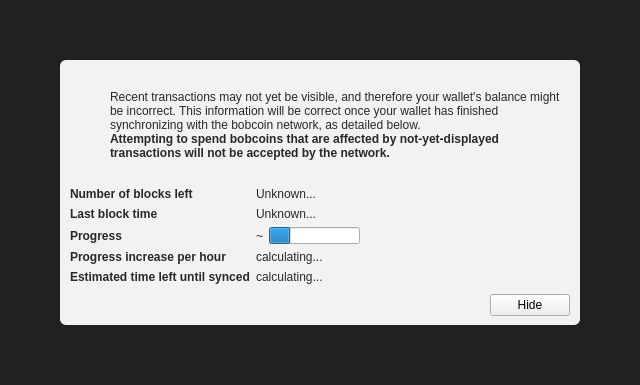
<?xml version="1.0" encoding="UTF-8"?>
<ui version="4.0">
 <class>ModalOverlay</class>
 <widget class="ModalOverlay" name="ModalOverlay">
  <property name="geometry">
   <rect>
    <x>0</x>
    <y>0</y>
    <width>640</width>
    <height>385</height>
   </rect>
  </property>
  <property name="windowTitle">
   <string>Form</string>
  </property>
  <layout class="QVBoxLayout" name="verticalLayout" stretch="0">
   <property name="sizeConstraint">
    <enum>QLayout::SetDefaultConstraint</enum>
   </property>
   <property name="leftMargin">
    <number>0</number>
   </property>
   <property name="topMargin">
    <number>0</number>
   </property>
   <property name="rightMargin">
    <number>0</number>
   </property>
   <property name="bottomMargin">
    <number>0</number>
   </property>
   <item>
    <widget class="QWidget" name="bgWidget" native="true">
     <property name="styleSheet">
      <string notr="true">#bgWidget { background: rgba(0,0,0,220); }</string>
     </property>
     <layout class="QVBoxLayout" name="verticalLayoutMain" stretch="1">
      <property name="leftMargin">
       <number>60</number>
      </property>
      <property name="topMargin">
       <number>60</number>
      </property>
      <property name="rightMargin">
       <number>60</number>
      </property>
      <property name="bottomMargin">
       <number>60</number>
      </property>
      <item>
       <widget class="QWidget" name="contentWidget" native="true">
        <property name="styleSheet">
         <string notr="true">#contentWidget { background: rgba(255,255,255,240); border-radius: 6px; }

QLabel { color: rgb(40,40,40);  }</string>
        </property>
        <layout class="QVBoxLayout" name="verticalLayoutSub" stretch="1,0,0,0">
         <property name="spacing">
          <number>0</number>
         </property>
         <property name="leftMargin">
          <number>10</number>
         </property>
         <property name="topMargin">
          <number>10</number>
         </property>
         <property name="rightMargin">
          <number>10</number>
         </property>
         <property name="bottomMargin">
          <number>10</number>
         </property>
         <item>
          <layout class="QHBoxLayout" name="horizontalLayoutIconText" stretch="0,1">
           <property name="topMargin">
            <number>20</number>
           </property>
           <item>
            <layout class="QVBoxLayout" name="verticalLayoutIcon">
             <property name="leftMargin">
              <number>0</number>
             </property>
             <item>
              <widget class="QPushButton" name="warningIcon">
               <property name="enabled">
                <bool>false</bool>
               </property>
               <property name="text">
                <string/>
               </property>
               <property name="icon">
                <iconset>
                 <normaloff>:/icons/warning</normaloff>
                 <disabledoff>:/icons/warning</disabledoff>:/icons/warning</iconset>
               </property>
               <property name="iconSize">
                <size>
                 <width>48</width>
                 <height>48</height>
                </size>
               </property>
               <property name="flat">
                <bool>true</bool>
               </property>
              </widget>
             </item>
             <item>
              <spacer name="verticalSpacerWarningIcon">
               <property name="orientation">
                <enum>Qt::Vertical</enum>
               </property>
               <property name="sizeHint" stdset="0">
                <size>
                 <width>20</width>
                 <height>40</height>
                </size>
               </property>
              </spacer>
             </item>
            </layout>
           </item>
           <item>
            <layout class="QVBoxLayout" name="verticalLayoutInfoText">
             <property name="leftMargin">
              <number>0</number>
             </property>
             <property name="topMargin">
              <number>0</number>
             </property>
             <item>
              <widget class="QLabel" name="infoText">
               <property name="text">
                <string>Recent transactions may not yet be visible, and therefore your wallet's balance might be incorrect. This information will be correct once your wallet has finished synchronizing with the bobcoin network, as detailed below.</string>
               </property>
               <property name="textFormat">
                <enum>Qt::RichText</enum>
               </property>
               <property name="wordWrap">
                <bool>true</bool>
               </property>
              </widget>
             </item>
             <item>
              <widget class="QLabel" name="infoTextStrong">
               <property name="font">
                <font>
                 <weight>75</weight>
                 <bold>true</bold>
                </font>
               </property>
               <property name="text">
                <string>Attempting to spend bobcoins that are affected by not-yet-displayed transactions will not be accepted by the network.</string>
               </property>
               <property name="textFormat">
                <enum>Qt::RichText</enum>
               </property>
               <property name="wordWrap">
                <bool>true</bool>
               </property>
              </widget>
             </item>
             <item>
              <spacer name="verticalSpacerInTextSpace">
               <property name="orientation">
                <enum>Qt::Vertical</enum>
               </property>
               <property name="sizeHint" stdset="0">
                <size>
                 <width>20</width>
                 <height>40</height>
                </size>
               </property>
              </spacer>
             </item>
            </layout>
           </item>
          </layout>
         </item>
         <item>
          <spacer name="verticalSpacerAfterText">
           <property name="orientation">
            <enum>Qt::Vertical</enum>
           </property>
           <property name="sizeHint" stdset="0">
            <size>
             <width>20</width>
             <height>40</height>
            </size>
           </property>
          </spacer>
         </item>
         <item>
          <layout class="QFormLayout" name="formLayout">
           <property name="fieldGrowthPolicy">
            <enum>QFormLayout::FieldsStayAtSizeHint</enum>
           </property>
           <property name="horizontalSpacing">
            <number>6</number>
           </property>
           <property name="verticalSpacing">
            <number>6</number>
           </property>
           <property name="topMargin">
            <number>10</number>
           </property>
           <item row="0" column="0">
            <widget class="QLabel" name="labelNumberOfBlocksLeft">
             <property name="font">
              <font>
               <weight>75</weight>
               <bold>true</bold>
              </font>
             </property>
             <property name="text">
              <string>Number of blocks left</string>
             </property>
            </widget>
           </item>
           <item row="0" column="1">
            <widget class="QLabel" name="numberOfBlocksLeft">
             <property name="text">
              <string>Unknown...</string>
             </property>
            </widget>
           </item>
           <item row="1" column="0">
            <widget class="QLabel" name="labelLastBlockTime">
             <property name="font">
              <font>
               <weight>75</weight>
               <bold>true</bold>
              </font>
             </property>
             <property name="text">
              <string>Last block time</string>
             </property>
            </widget>
           </item>
           <item row="1" column="1">
            <widget class="QLabel" name="newestBlockDate">
             <property name="sizePolicy">
              <sizepolicy hsizetype="Maximum" vsizetype="Preferred">
               <horstretch>0</horstretch>
               <verstretch>0</verstretch>
              </sizepolicy>
             </property>
             <property name="text">
              <string>Unknown...</string>
             </property>
            </widget>
           </item>
           <item row="2" column="0">
            <widget class="QLabel" name="labelSyncDone">
             <property name="font">
              <font>
               <weight>75</weight>
               <bold>true</bold>
              </font>
             </property>
             <property name="text">
              <string>Progress</string>
             </property>
            </widget>
           </item>
           <item row="2" column="1">
            <layout class="QHBoxLayout" name="horizontalLayoutSync" stretch="0,1">
             <item>
              <widget class="QLabel" name="percentageProgress">
               <property name="text">
                <string notr="true">~</string>
               </property>
              </widget>
             </item>
             <item>
              <widget class="QProgressBar" name="progressBar">
               <property name="value">
                <number>24</number>
               </property>
               <property name="format">
                <string/>
               </property>
              </widget>
             </item>
            </layout>
           </item>
           <item row="4" column="0">
            <widget class="QLabel" name="labelProgressIncrease">
             <property name="font">
              <font>
               <weight>75</weight>
               <bold>true</bold>
              </font>
             </property>
             <property name="text">
              <string>Progress increase per hour</string>
             </property>
            </widget>
           </item>
           <item row="4" column="1">
            <widget class="QLabel" name="progressIncreasePerH">
             <property name="text">
              <string>calculating...</string>
             </property>
            </widget>
           </item>
           <item row="5" column="0">
            <widget class="QLabel" name="labelEstimatedTimeLeft">
             <property name="font">
              <font>
               <weight>75</weight>
               <bold>true</bold>
              </font>
             </property>
             <property name="text">
              <string>Estimated time left until synced</string>
             </property>
            </widget>
           </item>
           <item row="5" column="1">
            <widget class="QLabel" name="expectedTimeLeft">
             <property name="text">
              <string>calculating...</string>
             </property>
            </widget>
           </item>
          </layout>
         </item>
         <item>
          <layout class="QHBoxLayout" name="horizontalLayoutButtons">
           <property name="leftMargin">
            <number>10</number>
           </property>
           <property name="topMargin">
            <number>10</number>
           </property>
           <item>
            <spacer name="horizontalSpacer">
             <property name="orientation">
              <enum>Qt::Horizontal</enum>
             </property>
             <property name="sizeHint" stdset="0">
              <size>
               <width>40</width>
               <height>20</height>
              </size>
             </property>
            </spacer>
           </item>
           <item>
            <widget class="QPushButton" name="closeButton">
             <property name="text">
              <string>Hide</string>
             </property>
            </widget>
           </item>
          </layout>
         </item>
        </layout>
       </widget>
      </item>
     </layout>
    </widget>
   </item>
  </layout>
 </widget>
 <customwidgets>
  <customwidget>
   <class>ModalOverlay</class>
   <extends>QWidget</extends>
   <header>modaloverlay.h</header>
   <container>1</container>
  </customwidget>
 </customwidgets>
 <resources/>
 <connections/>
</ui>
